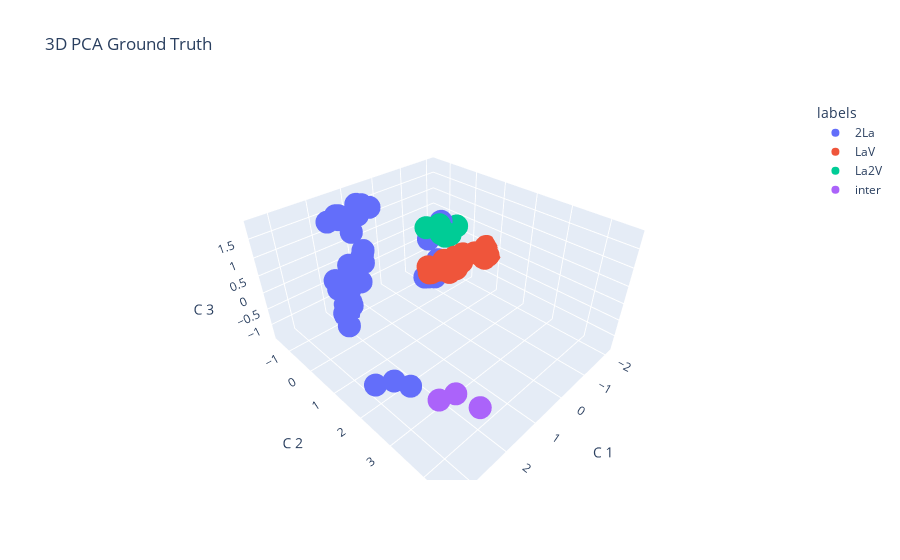

The notebook cell saved with this chart:
### Code cell
plot3d(dfpca_kmeans3, "3D PCA Ground Truth", 'labels')
